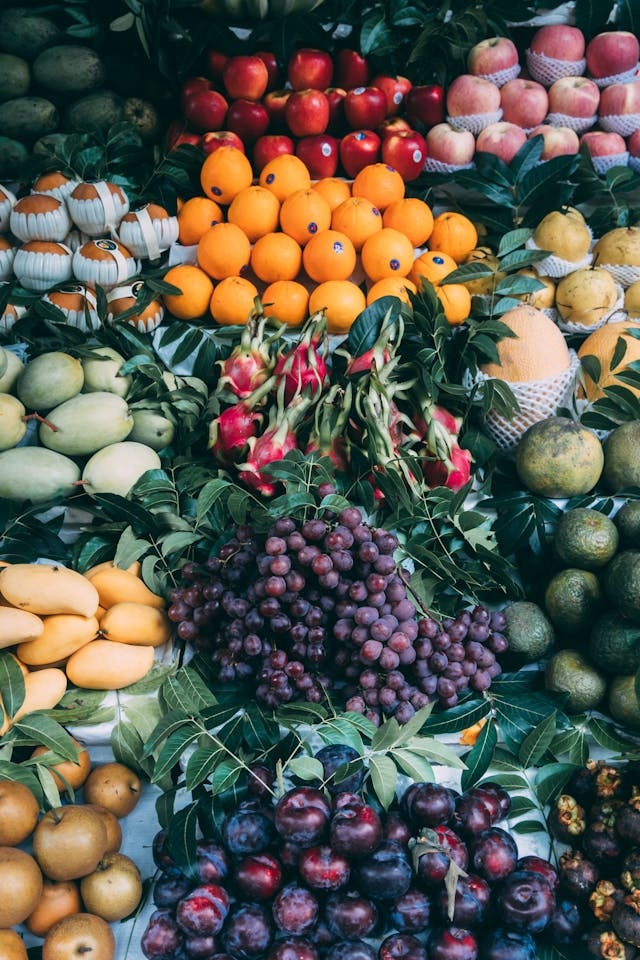
#> input picture fruit.jpg, 640 x 960 px
$ python lab3.py
#> lines starting #> are read from the running program, lines starting #| are printed output that depends on the picture
import cv2

# Load images
img = cv2.imread("fruit.jpg")
#> img is the input picture: shape (960, 640, 3); mean B, G, R 78.7, 88.6, 90.3
if img is None:
    print("Error: Image not found")
    exit()

# Resize the image
resized = cv2.resize(img, (540, 720))
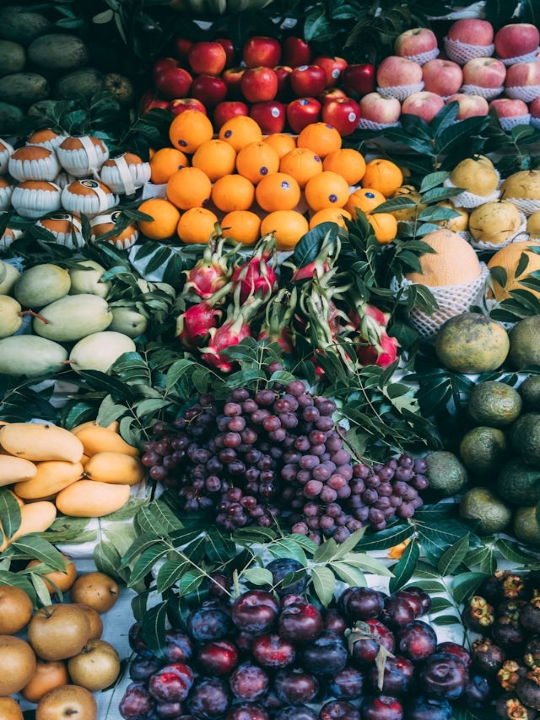
#> resized: shape (720, 540, 3); mean B, G, R 78.5, 88.5, 90.2

# Crop the image
cropped = resized[50:400, 100:650]
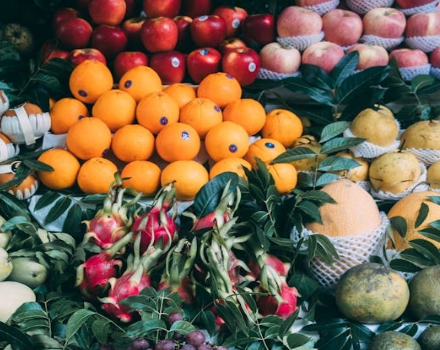
#> cropped: shape (350, 440, 3); mean B, G, R 76.7, 96.8, 114.1

# Rotate the cropped image
h, w = cropped.shape[:2]
#> h = 350; w = 440
center = (w // 2, h // 2) # set the center point to have coordinates of half of w and h
#> center = (220, 175)
matrix = cv2.getRotationMatrix2D(center, 310, 1)  # Rotation by 310 degrees anti-clockwise around the center
rotated = cv2.warpAffine(cropped, matrix, (w, h))
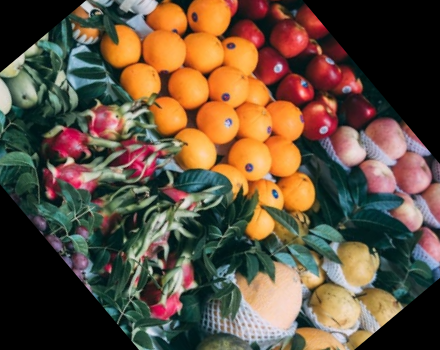
#> rotated: shape (350, 440, 3); mean B, G, R 62, 80.7, 98.5

# Convert to HSV color space
hsv = cv2.cvtColor(rotated, cv2.COLOR_BGR2HSV)  # Warning: extremely disturbing color!
#> hsv: shape (350, 440, 3); mean H, S, V 54.4, 108.9, 109.3

# Draw a white line
cv2.line(hsv, (100, 200), (300, 200), (255, 255, 255), 7)
#> hsv: shape (350, 440, 3); mean H, S, V 56.9, 110.6, 110.8

# Draw a circle
cv2.circle(hsv,(290,170),60, (255,0,0),7)
#> hsv: shape (350, 440, 3); mean H, S, V 61.2, 106.8, 107.1

# Draw a rectangle
cv2.rectangle(hsv,(0,0),(200,200), (255,255,0),7)
#> hsv: shape (350, 440, 3); mean H, S, V 67.5, 111, 101.8

# Define font for the text
font = cv2.FONT_HERSHEY_SCRIPT_SIMPLEX

# Put text on the image; (x,y) is the bottom-left corner of img
cv2.putText(hsv, "test test", (80, 180), font, fontScale=3, color=(255, 255, 255), thickness=3, lineType=cv2.LINE_AA)
#> hsv: shape (350, 440, 3); mean H, S, V 72.9, 114.6, 105.2

# Display the final result
cv2.imshow("Processed Image", hsv)
cv2.waitKey(0)
cv2.destroyAllWindows()
